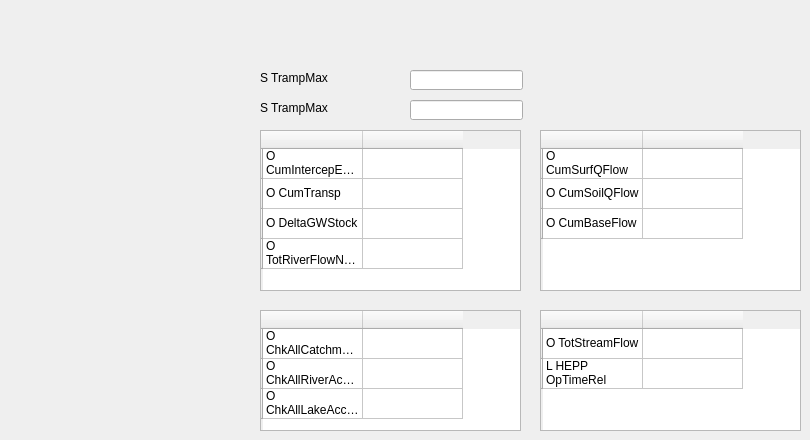
      <widget class="QWidget" name="tab_17">
       <attribute name="title">
        <string>Complete Simulation</string>
       </attribute>
       <widget class="QLabel" name="label_47">
        <property name="geometry">
         <rect>
          <x>260</x>
          <y>70</y>
          <width>91</width>
          <height>16</height>
         </rect>
        </property>
        <property name="text">
         <string>S TrampMax</string>
        </property>
       </widget>
       <widget class="QLineEdit" name="lineEdit_46">
        <property name="geometry">
         <rect>
          <x>410</x>
          <y>70</y>
          <width>113</width>
          <height>20</height>
         </rect>
        </property>
       </widget>
       <widget class="QLineEdit" name="lineEdit_47">
        <property name="geometry">
         <rect>
          <x>410</x>
          <y>100</y>
          <width>113</width>
          <height>20</height>
         </rect>
        </property>
       </widget>
       <widget class="QLabel" name="label_48">
        <property name="geometry">
         <rect>
          <x>260</x>
          <y>100</y>
          <width>91</width>
          <height>16</height>
         </rect>
        </property>
        <property name="text">
         <string>S TrampMax</string>
        </property>
       </widget>
       <widget class="QTableWidget" name="tableWidget_5">
        <property name="geometry">
         <rect>
          <x>260</x>
          <y>130</y>
          <width>261</width>
          <height>161</height>
         </rect>
        </property>
        <row>
         <property name="text">
          <string/>
         </property>
        </row>
        <row>
         <property name="text">
          <string/>
         </property>
        </row>
        <row>
         <property name="text">
          <string/>
         </property>
        </row>
        <row>
         <property name="text">
          <string/>
         </property>
        </row>
        <column>
         <property name="text">
          <string/>
         </property>
        </column>
        <column>
         <property name="text">
          <string/>
         </property>
        </column>
        <item row="0" column="0">
         <property name="text">
          <string>O CumIntercepEvap</string>
         </property>
        </item>
        <item row="1" column="0">
         <property name="text">
          <string>O CumTransp</string>
         </property>
        </item>
        <item row="1" column="1">
         <property name="text">
          <string/>
         </property>
        </item>
        <item row="2" column="0">
         <property name="text">
          <string>O DeltaGWStock</string>
         </property>
        </item>
        <item row="2" column="1">
         <property name="text">
          <string/>
         </property>
        </item>
        <item row="3" column="0">
         <property name="text">
          <string>O TotRiverFlowNoDelay</string>
         </property>
        </item>
       </widget>
       <widget class="QTableWidget" name="tableWidget_6">
        <property name="geometry">
         <rect>
          <x>540</x>
          <y>130</y>
          <width>261</width>
          <height>161</height>
         </rect>
        </property>
        <row>
         <property name="text">
          <string/>
         </property>
        </row>
        <row>
         <property name="text">
          <string/>
         </property>
        </row>
        <row>
         <property name="text">
          <string/>
         </property>
        </row>
        <column>
         <property name="text">
          <string/>
         </property>
        </column>
        <column>
         <property name="text">
          <string/>
         </property>
        </column>
        <item row="0" column="0">
         <property name="text">
          <string>O CumSurfQFlow</string>
         </property>
        </item>
        <item row="0" column="1">
         <property name="text">
          <string/>
         </property>
        </item>
        <item row="1" column="0">
         <property name="text">
          <string>O CumSoilQFlow</string>
         </property>
        </item>
        <item row="1" column="1">
         <property name="text">
          <string/>
         </property>
        </item>
        <item row="2" column="0">
         <property name="text">
          <string>O CumBaseFlow</string>
         </property>
        </item>
        <item row="2" column="1">
         <property name="text">
          <string/>
         </property>
        </item>
       </widget>
       <widget class="QTableWidget" name="tableWidget_7">
        <property name="geometry">
         <rect>
          <x>260</x>
          <y>310</y>
          <width>261</width>
          <height>121</height>
         </rect>
        </property>
        <row>
         <property name="text">
          <string/>
         </property>
        </row>
        <row>
         <property name="text">
          <string/>
         </property>
        </row>
        <row>
         <property name="text">
          <string/>
         </property>
        </row>
        <column>
         <property name="text">
          <string/>
         </property>
        </column>
        <column>
         <property name="text">
          <string/>
         </property>
        </column>
        <item row="0" column="0">
         <property name="text">
          <string>O ChkAllCatchmAccFor?</string>
         </property>
        </item>
        <item row="0" column="1">
         <property name="text">
          <string/>
         </property>
        </item>
        <item row="1" column="0">
         <property name="text">
          <string>O ChkAllRiverAccFor?</string>
         </property>
        </item>
        <item row="1" column="1">
         <property name="text">
          <string/>
         </property>
        </item>
        <item row="2" column="0">
         <property name="text">
          <string>O ChkAllLakeAccFor?</string>
         </property>
        </item>
        <item row="2" column="1">
         <property name="text">
          <string/>
         </property>
        </item>
       </widget>
       <widget class="QTableWidget" name="tableWidget_8">
        <property name="geometry">
         <rect>
          <x>540</x>
          <y>310</y>
          <width>261</width>
          <height>121</height>
         </rect>
        </property>
        <row>
         <property name="text">
          <string/>
         </property>
        </row>
        <row>
         <property name="text">
          <string/>
         </property>
        </row>
        <column>
         <property name="text">
          <string/>
         </property>
        </column>
        <column>
         <property name="text">
          <string/>
         </property>
        </column>
        <item row="0" column="0">
         <property name="text">
          <string>O TotStreamFlow</string>
         </property>
        </item>
        <item row="0" column="1">
         <property name="text">
          <string/>
         </property>
        </item>
        <item row="1" column="0">
         <property name="text">
          <string>L HEPP OpTimeRel</string>
         </property>
        </item>
        <item row="1" column="1">
         <property name="text">
          <string/>
         </property>
        </item>
       </widget>
      </widget>
